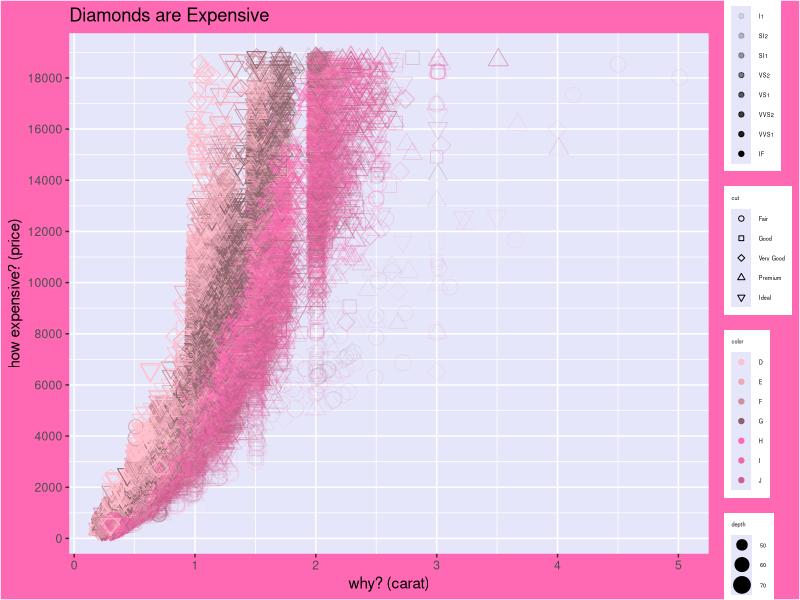

The R script that drew this image:
## ---- chunk 1
library(ggplot2)

ggplot(data = diamonds, 
       mapping = aes(x = carat, y = price, shape = cut, color = color, alpha = clarity, size = depth)) +
       geom_point() + 
       ggtitle("Diamonds are Expensive") + xlab("why? (carat)")+ ylab("how expensive? (price)") + 
       theme(plot.background = element_rect(fill = "hotpink"), 
       panel.background = element_rect(fill = "lavender"),
       legend.key.size = unit(1, 'cm'), #change legend key size
       legend.key.height = unit(.5, 'cm'), #change legend key height
       legend.key.width = unit(.5, 'cm'), #change legend key width
       legend.title = element_text(size=4), #change legend title font size
       legend.text = element_text(size=4)) + 
       scale_shape_manual(values = c(21, 22, 23, 24, 25)) + 
       scale_color_manual(values = c("pink", "pink2", "pink3", "pink4", "hotpink", "hotpink2", "hotpink3")) + 
       scale_y_continuous(breaks=seq(0, 20000, 2000))


